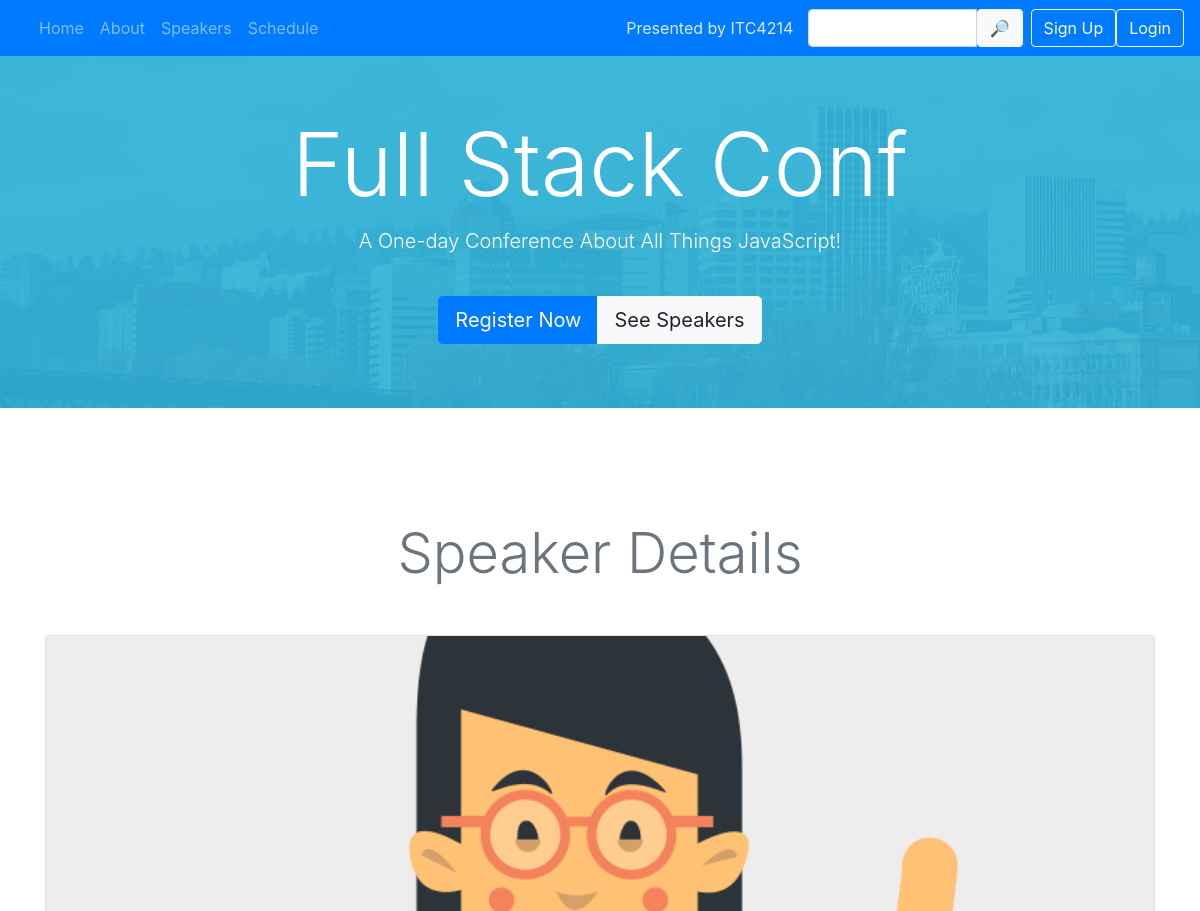
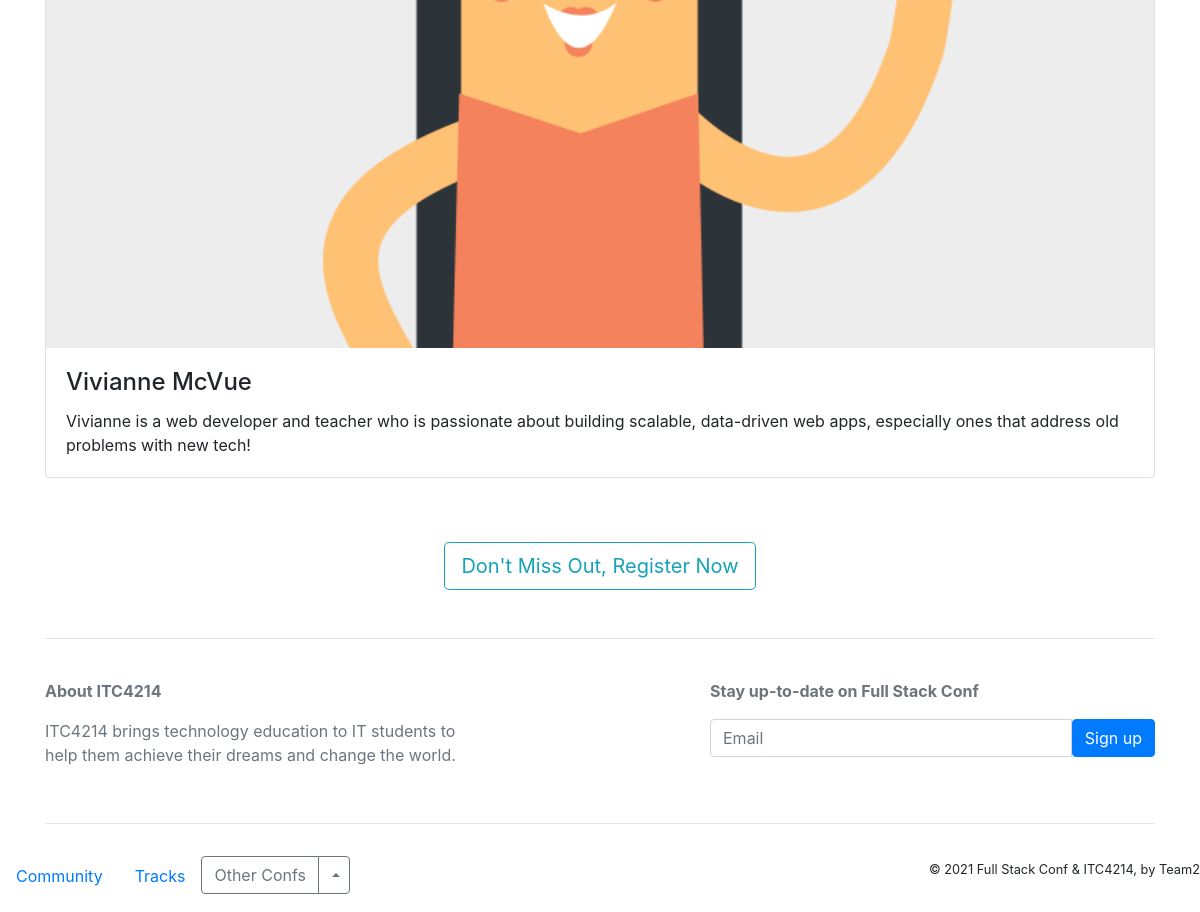
Screenshot of /fullstack/speaker/1/ with the database file from the repository (2 pictures, top to bottom).
### fullstack/models.py (models this page shows, shortened)
class Speaker(models.Model):
    name = models.CharField(max_length=20)
    lastname = models.CharField(max_length=40)
    description = models.CharField(max_length=200)
    avatar = models.CharField(max_length=30)

### fullstack/views.py (the view)
def speaker_detail(request, speaker_id):
    try:
        speaker = Speaker.objects.get(id=speaker_id)
    except Speaker.DoesNotExist:
        raise Http404('speaker not found')
    return render(request, 'fullstack/speaker_detail.html', {
        "v_speaker": speaker,
        "v_speakers" : Speaker.objects.all()
    })

### fullstack/templates/fullstack/speaker_detail.html
{% extends "fullstack/layout.html" %}
{% load static %}
{% block body %}
        <section id="speakers" class="pt-4">
            <h1 class="display-4 text-center my-5 text-muted">Speaker Details</h1>
            <div class="row">
                <div class="col-md-12 col-lg-12">
                    <div class="card mb-3">
                        <img class="card-img-top" src="/static/img/{{v_speaker.avatar}}" alt="Vivianne">
                        <div class="card-body">
                            <h4 class="card-title">{{v_speaker.name}} {{v_speaker.lastname }}</h4>
                        <p class="card-text"> {{v_speaker.description}} </p>
                        </div>
                    </div>
                </div>
            </div>
        </section>
{% endblock %}

### fullstack/templates/fullstack/layout.html (style rules this page uses)
body { position: relative; }

### rows the page displays
Speaker: avatar (picture), name "Vivianne", lastname "McVue", description "Vivianne is a web developer and teacher who is passionate about building scalable, data-driven web apps, especially ones that address old problems with new tech!"
